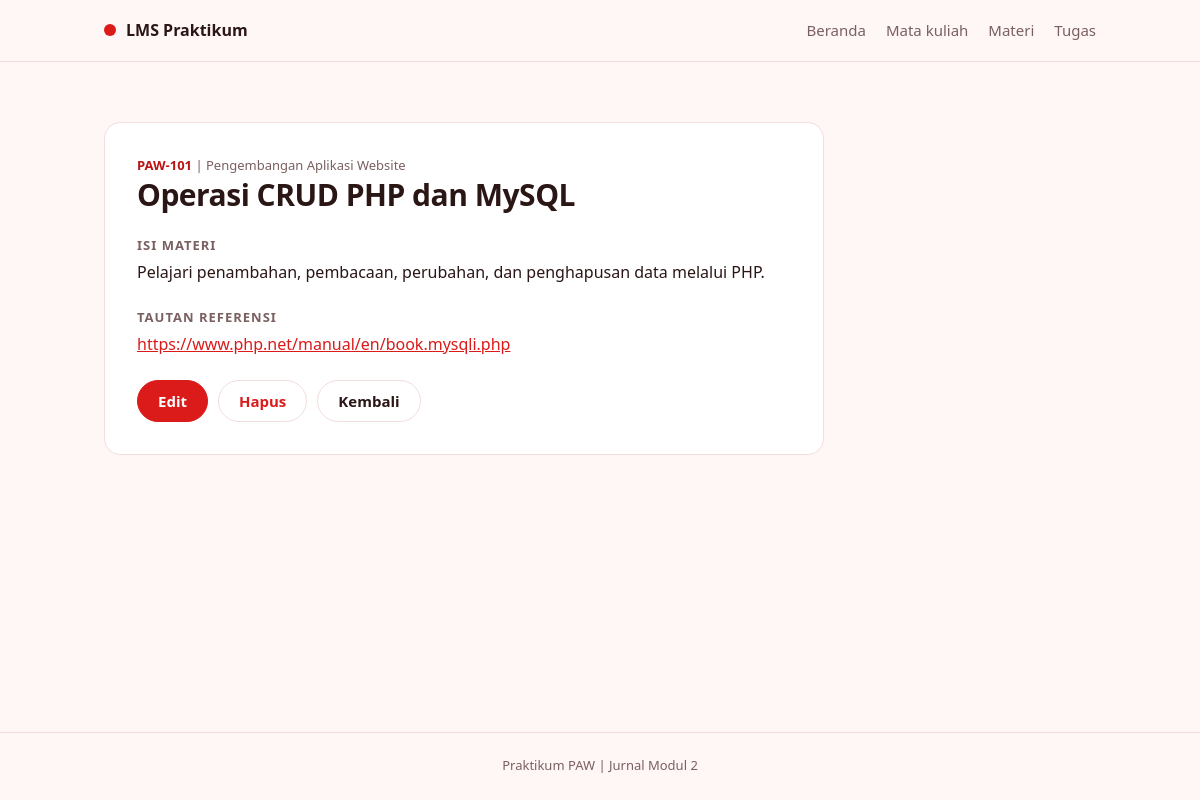
/materi.php?aksi=detail&id=1, run on the app's committed database.
### tables this page shows
CREATE TABLE IF NOT EXISTS materi (
    id INT UNSIGNED AUTO_INCREMENT PRIMARY KEY,
    mata_kuliah_id INT UNSIGNED NOT NULL,
    judul VARCHAR(150) NOT NULL,
    isi TEXT NOT NULL,
    tautan VARCHAR(255) NOT NULL,
    FOREIGN KEY (mata_kuliah_id) REFERENCES mata_kuliah (id) ON DELETE RESTRICT
);

CREATE TABLE IF NOT EXISTS mata_kuliah (
    id INT UNSIGNED AUTO_INCREMENT PRIMARY KEY,
    kode VARCHAR(20) NOT NULL UNIQUE,
    nama VARCHAR(100) NOT NULL,
    dosen VARCHAR(100) NOT NULL,
    semester TINYINT UNSIGNED NOT NULL
);

### functions.php (called while the page is built, shortened)
<?php
function h($teks)
{
    return htmlspecialchars((string) $teks, ENT_QUOTES, 'UTF-8');
}
function input($sumber, $nama)
{
    if (isset($sumber[$nama]) && is_string($sumber[$nama])) {
        return trim($sumber[$nama]);
    }
    return '';
}
function cari_materi($conn, $id)
{
    $sql = 'SELECT materi.*, mata_kuliah.kode AS kode_mk, mata_kuliah.nama AS nama_mk
            FROM materi
            JOIN mata_kuliah ON mata_kuliah.id = materi.mata_kuliah_id
            WHERE materi.id = ?';
    $stmt = $conn->prepare($sql);
    $stmt->execute([$id]);
    return $stmt->get_result()->fetch_assoc();
}

### materi.php (the view, shortened to what this page needs)
<?php
require 'functions.php';
require 'connect.php';
$aksi = input($_GET, 'aksi');
$pilihan_mk = pilihan_mata_kuliah($conn);
$materi = ['mata_kuliah_id' => '', 'judul' => '', 'isi' => '', 'tautan' => ''];
$id = 0;
if ($aksi === 'detail' || $aksi === 'edit' || $aksi === 'hapus') {
    $id = (int) input($_GET, 'id');
    $materi = cari_materi($conn, $id);
}
require 'header.php';
?>
<?php if ($aksi === 'daftar'): ?>
    <div class="page-head">
        <div>
            <h1>Materi</h1>
            <p class="muted">Menampilkan <?= count($daftar_materi) ?> data.</p>
        </div>
        <a class="btn" href="materi.php?aksi=tambah">+ Tambah</a>
    </div>
    <form class="toolbar" method="get" action="materi.php">
        <input type="text" name="search" placeholder="Cari judul atau mata kuliah" value="<?= h($search) ?>">
        <select name="mata_kuliah_id">
            <option value="">Semua mata kuliah</option>
            <?php foreach ($pilihan_mk as $id_pilihan => $nama): ?>
                <option value="<?= (int) $id_pilihan ?>" <?= $id_pilihan == $id_mk ? 'selected' : '' ?>><?= h($nama) ?></option>
            <?php endforeach ?>
        </select>
        <button class="btn" type="submit">Cari</button>
        <a class="btn btn-ghost" href="materi.php">Reset</a>
    </form>
    <?php if (count($daftar_materi) === 0): ?>
        <p class="empty">Data tidak ditemukan.</p>
    <?php else: ?>
        <div class="card list">
            <?php foreach ($daftar_materi as $baris): ?>
                <div class="list-item">
                    <div>
                        <p class="kicker"><span class="code"><?= h($baris['kode_mk']) ?></span> | <?= h($baris['nama_mk']) ?></p>
                        <h2><?= h($baris['judul']) ?></h2>
                    </div>
                    <div class="actions">
                        <a class="btn btn-sm" href="materi.php?aksi=detail&id=<?= (int) $baris['id'] ?>">Detail</a>
                        <a class="btn btn-sm btn-ghost" href="materi.php?aksi=edit&id=<?= (int) $baris['id'] ?>">Edit</a>
                    </div>
                </div>
            <?php endforeach ?>
        </div>
    <?php endif ?>
<?php elseif ($aksi === 'detail'): ?>
    <article class="card detail">
        <p class="kicker"><span class="code"><?= h($materi['kode_mk']) ?></span> | <?= h($materi['nama_mk']) ?></p>
        <h1><?= h($materi['judul']) ?></h1>
        <h2 class="label">Isi materi</h2>
        <p><?= nl2br(h($materi['isi'])) ?></p>
        <h2 class="label">Tautan referensi</h2>
        <p><a class="link" href="<?= h($materi['tautan']) ?>" target="_blank" rel="noopener"><?= h($materi['tautan']) ?></a></p>
        <div class="actions">
            <a class="btn" href="materi.php?aksi=edit&id=<?= $id ?>">Edit</a>
            <a class="btn btn-ghost btn-danger" href="materi.php?aksi=hapus&id=<?= $id ?>">Hapus</a>
            <a class="btn btn-ghost" href="materi.php">Kembali</a>
        </div>
    </article>
<?php endif ?>
<?php require 'footer.php'; ?>

### styles.css (style rules this page uses)
:root { --merah: #DB1A1A; --merah-tua: #B91414; --latar: #FFF6F6; --putih: #FFFFFF; --merah-muda: #FDE9E9; --garis: #F4DDDD; --teks: #2B1616; --teks-pudar: #7A6060; }
* { box-sizing: border-box; }
body { margin: 0; background: var(--latar); color: var(--teks); font: 16px/1.55 system-ui, -apple-system, "Segoe UI", Roboto, Arial, sans-serif; }
h1, h2, p, dl, dd { margin: 0; }
h1 { font-size: 30px; line-height: 1.2; letter-spacing: -0.5px; overflow-wrap: anywhere; }
h2 { font-size: 18px; line-height: 1.3; overflow-wrap: anywhere; }
.btn { display: inline-block; padding: 11px 20px; border: 1px solid var(--merah); border-radius: 999px; background: var(--merah); color: #fff; font: inherit; font-size: 15px; font-weight: 600; line-height: 1.2; text-align: center; text-decoration: none; cursor: pointer; }
.btn-ghost { background: transparent; border-color: var(--garis); color: var(--teks); }
.btn-danger { color: var(--merah); }
.actions { display: flex; flex-wrap: wrap; gap: 10px; margin-top: 24px; }
.card { background: var(--putih); border: 1px solid var(--garis); border-radius: 16px; }
.form, .detail { max-width: 720px; margin-top: 24px; padding: 32px; }
.kicker { margin-bottom: 2px; color: var(--teks-pudar); font-size: 13px; overflow-wrap: anywhere; }
.code { color: var(--merah-tua); font-weight: 600; }
.link { color: var(--merah); overflow-wrap: anywhere; }
.detail > p { overflow-wrap: anywhere; }
.label { margin: 24px 0 6px; color: var(--teks-pudar); font-size: 13px; font-weight: 600; letter-spacing: 1px; text-transform: uppercase; }

### data on the page
materi: mata_kuliah.kode "PAW-101", mata_kuliah.nama "Pengembangan Aplikasi Website", judul "Operasi CRUD PHP dan MySQL", isi "Pelajari penambahan, pembacaan, perubahan, dan penghapusan data melalui PHP.", tautan "https://www.php.net/manual/en/book.mysqli.php"
